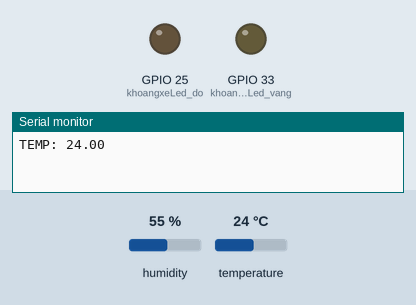
This sketch was run on a simulated ESP32. Shown: output pins drawn as LEDs (lit = HIGH), the last lines printed to the serial monitor. The test bench sets the inputs (shaded band); at power-on: temperature 24 °C, humidity 55 %.

Above: at 3.2 s.
3.3 s: temperature set to 30 °C
6.0 s: temperature set to 33 °C
At 7.4 s:
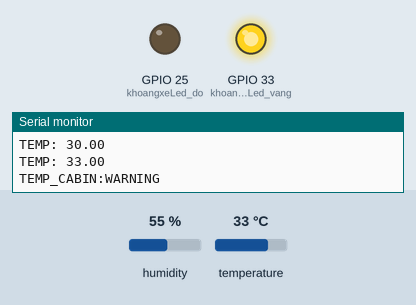
8.7 s: temperature set to 37 °C
At 10.9 s:
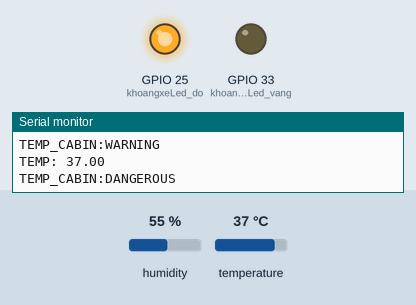
11.6 s: temperature set to 12 °C
At 13.3 s:
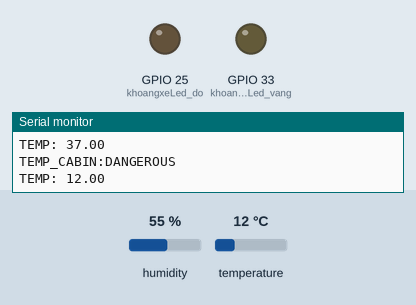
14.3 s: temperature set to 41 °C
At 16.9 s:
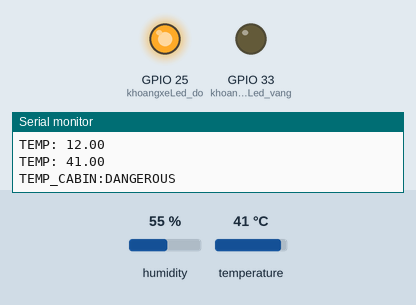
Timing chart, 0 to 18.4 s (numbered marks = the images above; inputs shaded):
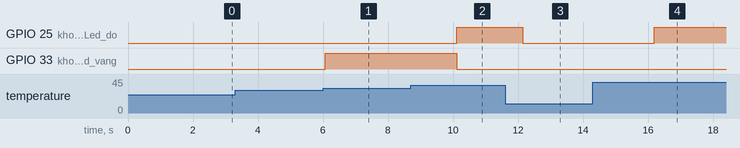

The sketch:

Node2.ino
```cpp
/*
Pop-Up trên màn hình: "Nhiệt độ khoang xe cao! Bật điều hòa?"

*/
#include "DHT.h"

#define DHTPIN 32      // Chân kết nối với DHT11
#define DHTTYPE DHT11  // Loại cảm biến

//Led cảnh báo cho khoang xe
const int khoangxeLed_vang = 33;  // Cảnh báo nhẹ (>=32°C)
const int khoangxeLed_do = 25;    // cảnh báo ở mức 35 - nguy hiểm

const int TEMP_THRESHOLD = 32;  // Cảnh báo
const int TEMP_THRESHOLD_WARNING = 35; // Nguy hiểm

DHT dht(DHTPIN, DHTTYPE);

void setup() {
  Serial.begin(115200);  // UART để gửi dữ liệu sang STM32 hoặc PC

  // Khởi tạo trạng thái LED (tắt hết)
  digitalWrite(khoangxeLed_vang, LOW);
  digitalWrite(khoangxeLed_do, LOW);

  // Cấu hình các chân LED
  pinMode(khoangxeLed_vang, OUTPUT);
  pinMode(khoangxeLed_do, OUTPUT);

  dht.begin();
  delay(2000);
}

void loop() {
  float temp = dht.readTemperature();

  if (isnan(temp)) {
    Serial.println("ERROR_DHT11");
    delay(2000);
    return;
  }

  Serial.print("TEMP: ");
  Serial.println(temp);

  // Gửi cảnh báo nếu vượt ngưỡng
  if (temp > TEMP_THRESHOLD_WARNING){
    Serial.println("TEMP_CABIN:DANGEROUS");
    digitalWrite(khoangxeLed_do, HIGH);
    digitalWrite(khoangxeLed_vang, LOW);
  } else if (temp >= TEMP_THRESHOLD) {
    Serial.println("TEMP_CABIN:WARNING");
    digitalWrite(khoangxeLed_vang, HIGH);
    digitalWrite(khoangxeLed_do, LOW);
  } else {
    digitalWrite(khoangxeLed_vang, LOW);
    digitalWrite(khoangxeLed_do, LOW);
  }

  delay(2000);  // Đọc mỗi 2 giây
}
```

Measured:
- the behaviour switches between 31 and 32 °C on temperature (found by bisection; images 0 and 1)
- the behaviour switches between 35 and 36 °C on temperature (found by bisection; images 1 and 2)
- after the input at 6.0 s, GPIO 33 (khoangxeLed_vang): LOW → HIGH after 0.07 s
- after the input at 8.7 s, GPIO 25 (khoangxeLed_do): LOW → HIGH after 1.4 s; GPIO 33 (khoangxeLed_vang): HIGH → LOW after 1.4 s
- after the input at 11.6 s, GPIO 25 (khoangxeLed_do): HIGH → LOW after 0.54 s
- after the input at 14.3 s, GPIO 25 (khoangxeLed_do): LOW → HIGH after 1.9 s
